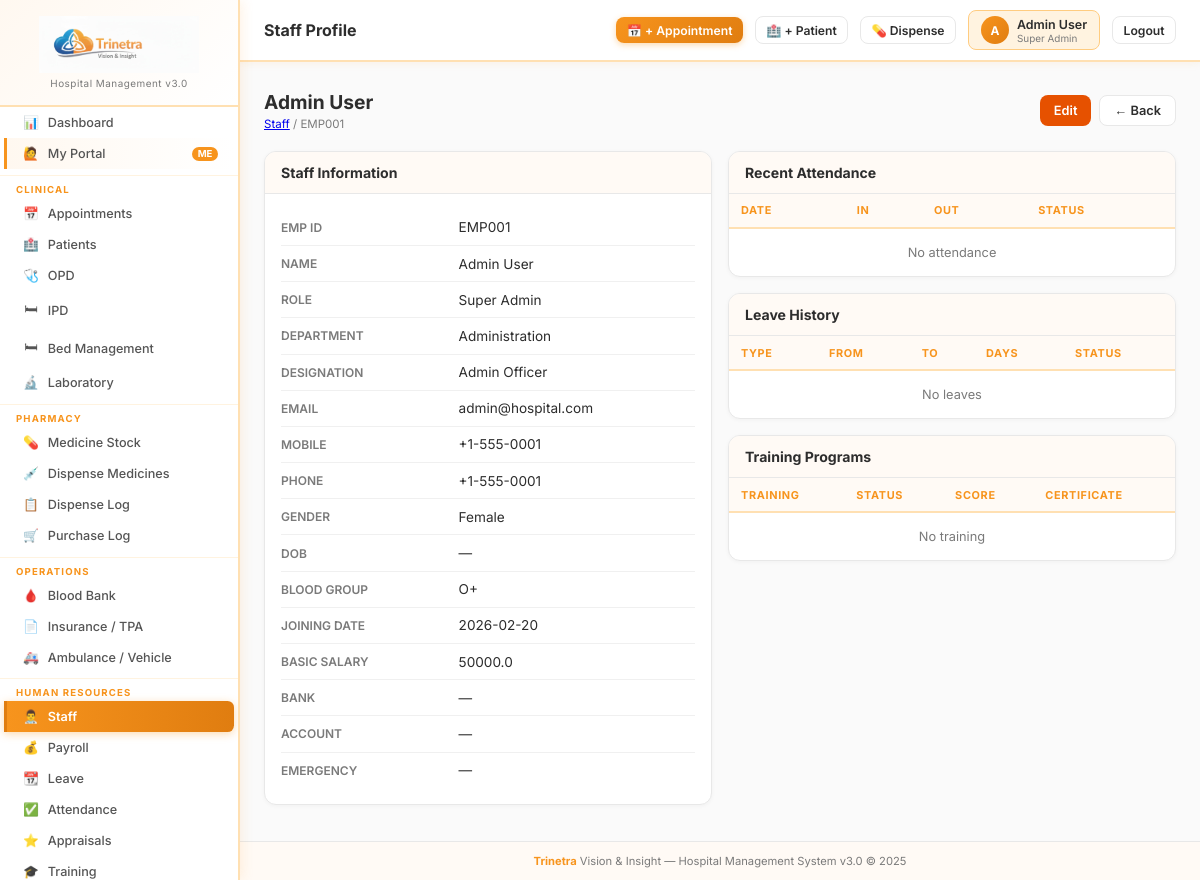
/staff/1/view (signed in), run on the app's committed database.
### tables this page shows
CREATE TABLE roles (
    id INTEGER PRIMARY KEY AUTOINCREMENT, name TEXT NOT NULL UNIQUE,
    description TEXT DEFAULT '', is_active INTEGER DEFAULT 1
);

CREATE TABLE staff (
    id INTEGER PRIMARY KEY AUTOINCREMENT, employee_id TEXT UNIQUE,
    name TEXT NOT NULL, surname TEXT DEFAULT '', email TEXT UNIQUE,
    password TEXT DEFAULT '', phone TEXT DEFAULT '', mobileno TEXT DEFAULT '',
    gender TEXT DEFAULT '', dob TEXT DEFAULT '', blood_group TEXT DEFAULT '',
    date_of_joining TEXT DEFAULT '', address TEXT DEFAULT '',
    department INTEGER DEFAULT 0, designation INTEGER DEFAULT 0,
    qualification TEXT DEFAULT '', experience TEXT DEFAULT '',
    basic_salary REAL DEFAULT 0, bank_name TEXT DEFAULT '',
    bank_account TEXT DEFAULT '', emergency_contact TEXT DEFAULT '',
    note TEXT DEFAULT '', is_active INTEGER DEFAULT 1,
    created_at TEXT DEFAULT CURRENT_TIMESTAMP,
    FOREIGN KEY (department) REFERENCES department(id)
);

CREATE TABLE department (
    id INTEGER PRIMARY KEY AUTOINCREMENT, department_name TEXT NOT NULL,
    description TEXT DEFAULT '', is_active INTEGER DEFAULT 1
);

CREATE TABLE staff_designation (
    id INTEGER PRIMARY KEY AUTOINCREMENT, designation TEXT NOT NULL
);

### app.py (the view)
@app.route('/staff/<int:sid>/view')
@perm_required('staff','view')
def staff_view(sid):
    member = qdb("""SELECT staff.*,roles.name as role_name,department.department_name,staff_designation.designation as designation_name
        FROM staff LEFT JOIN staff_roles ON staff_roles.staff_id=staff.id
        LEFT JOIN roles ON roles.id=staff_roles.role_id
        LEFT JOIN department ON department.id=staff.department
        LEFT JOIN staff_designation ON staff_designation.id=staff.designation
        WHERE staff.id=?""", (sid,), one=True)
    if not member: abort(404)
    attendance  = qdb("SELECT * FROM attendance WHERE staff_id=? ORDER BY date DESC LIMIT 30", (sid,))
    leaves      = qdb("SELECT leave_applications.*,leave_types.name as leave_name FROM leave_applications JOIN leave_types ON leave_types.id=leave_applications.leave_type_id WHERE staff_id=? ORDER BY id DESC", (sid,))
    appraisals  = qdb("SELECT * FROM performance_appraisal WHERE staff_id=? ORDER BY id DESC", (sid,))
    trainings   = qdb("SELECT training.*,training_participants.status as enroll_status,training_participants.score FROM training JOIN training_participants ON training_participants.training_id=training.id WHERE training_participants.staff_id=?", (sid,))
    payrolls    = qdb("SELECT * FROM payroll WHERE staff_id=? ORDER BY year DESC,id DESC LIMIT 12", (sid,))
    return render_template('staff/view.html', member=dict(member), attendance=attendance, leaves=leaves, appraisals=appraisals, trainings=trainings, payrolls=payrolls)

### app.py (called while the page is built)
def get_db():
    db = getattr(g, '_database', None)
    if db is None:
        db = g._database = sqlite3.connect(DATABASE)
        db.row_factory = sqlite3.Row
        db.execute("PRAGMA foreign_keys = ON")
    return db

@app.teardown_appcontext
def close_connection(exception):
    db = getattr(g, '_database', None)
    if db is not None: db.close()

def qdb(query, args=(), one=False):
    cur = get_db().execute(query, args)
    rv = cur.fetchall()
    return (rv[0] if rv else None) if one else rv

def get_user(): return session.get('hospitaladmin', {})

def get_user_permissions():
    user = get_user()
    if not user: return {}
    if user.get('roles') == 'Super Admin':
        return {m: {'view':True,'add':True,'edit':True,'delete':True} for m in ALL_MODULES}
    role_id = user.get('role_id', 0)
    rows = qdb("SELECT module,can_view,can_add,can_edit,can_delete FROM role_permissions WHERE role_id=?", (role_id,))
    return {r['module']: {'view':bool(r['can_view']),'add':bool(r['can_add']),'edit':bool(r['can_edit']),'delete':bool(r['can_delete'])} for r in rows}

def perm_required(module, action='view'):
    def decorator(f):
        @wraps(f)
        def decorated(*args, **kwargs):
            if 'hospitaladmin' not in session:
                return redirect(url_for('login'))
            user = get_user()
            if user.get('roles') == 'Super Admin':
                return f(*args, **kwargs)
            perms = get_user_permissions()
            if not perms.get(module, {}).get(action):
                flash(f'Access denied: {action} permission required for {module}.', 'danger')
                return redirect(url_for('dashboard'))
            return f(*args, **kwargs)
        return decorated
    return decorator

@app.context_processor
def inject_globals():
    user = get_user()
    perms = get_user_permissions() if user else {}
    settings = {}
    if user:
        try:
            rows = qdb("SELECT name,value FROM sch_settings")
            settings = {r['name']: r['value'] for r in rows}
        except: pass
    return dict(current_user=type('U', (), user)() if user else None,
                user_perms=perms, settings=settings,
                ALL_MODULES=ALL_MODULES)

### templates/staff/view.html
{% extends 'base.html' %}{% block title %}Staff Profile{% endblock %}{% block page_title %}Staff Profile{% endblock %}{% block content %}
<div class="page-header"><div><h1>{{ member.name }} {{ member.surname }}</h1><div class="breadcrumb"><a href="{{ url_for('staff_list') }}">Staff</a> / {{ member.employee_id }}</div></div>
  <div class="flex gap-2">{% if user_perms.get('staff',{}).get('edit') %}<a href="{{ url_for('staff_edit',sid=member.id) }}" class="btn btn-warning">Edit</a>{% endif %}<a href="{{ url_for('staff_list') }}" class="btn btn-secondary">← Back</a></div>
</div>
<div class="grid-2">
<div class="card"><div class="card-header"><h3>Staff Information</h3></div><div class="card-body">
  <table style="width:100%;font-size:.85rem;">
    {% for label,val in [('Emp ID',member.employee_id),('Name',member.name+' '+member.surname),('Role',member.role_name),('Department',member.department_name),('Designation',member.designation_name),('Email',member.email),('Mobile',member.mobileno),('Phone',member.phone),('Gender',member.gender),('DOB',member.dob),('Blood Group',member.blood_group),('Joining Date',member.date_of_joining),('Basic Salary',member.basic_salary),('Bank',member.bank_name),('Account',member.bank_account),('Emergency',member.emergency_contact)] %}
    <tr><td style="padding:.35rem 0;color:var(--muted);width:40%;font-size:.75rem;font-weight:600;text-transform:uppercase;">{{ label }}</td><td>{{ val or '—' }}</td></tr>{% endfor %}
  </table>
</div></div>
<div>
  <div class="card"><div class="card-header"><h3>Recent Attendance</h3></div><div class="card-body p-0">
    <table><thead><tr><th>Date</th><th>In</th><th>Out</th><th>Status</th></tr></thead>
    <tbody>{% for a in attendance[:7] %}<tr><td>{{ a.date }}</td><td>{{ a.time_in }}</td><td>{{ a.time_out }}</td>
    <td>{% if a.status=='present' %}<span class="badge badge-success">Present</span>{% elif a.status=='absent' %}<span class="badge badge-danger">Absent</span>{% elif a.status=='late' %}<span class="badge badge-warning">Late</span>{% else %}<span class="badge badge-secondary">{{ a.status }}</span>{% endif %}</td>
    </tr>{% else %}<tr><td colspan="4" class="text-center text-muted" style="padding:1rem">No attendance</td></tr>{% endfor %}</tbody></table>
  </div></div>
  <div class="card"><div class="card-header"><h3>Leave History</h3></div><div class="card-body p-0">
    <table><thead><tr><th>Type</th><th>From</th><th>To</th><th>Days</th><th>Status</th></tr></thead>
    <tbody>{% for l in leaves %}<tr><td>{{ l.leave_name }}</td><td>{{ l.from_date }}</td><td>{{ l.to_date }}</td><td>{{ l.total_days }}</td>
    <td>{% if l.status=='approved' %}<span class="badge badge-success">Approved</span>{% elif l.status=='rejected' %}<span class="badge badge-danger">Rejected</span>{% else %}<span class="badge badge-warning">Pending</span>{% endif %}</td>
    </tr>{% else %}<tr><td colspan="5" class="text-center text-muted" style="padding:1rem">No leaves</td></tr>{% endfor %}</tbody></table>
  </div></div>
  <div class="card"><div class="card-header"><h3>Training Programs</h3></div><div class="card-body p-0">
    <table><thead><tr><th>Training</th><th>Status</th><th>Score</th><th>Certificate</th></tr></thead>
    <tbody>{% for t in trainings %}<tr><td>{{ t.title }}</td>
    <td>{% if t.enroll_status=='completed' %}<span class="badge badge-success">Completed</span>{% else %}<span class="badge badge-info">Enrolled</span>{% endif %}</td>
    <td>{{ t.score or "—" }}</td><td>{% if t.certificate_issued %}<span class="badge badge-success">✓ Issued</span>{% else %}—{% endif %}</td>
    </tr>{% else %}<tr><td colspan="4" class="text-center text-muted" style="padding:1rem">No training</td></tr>{% endfor %}</tbody></table>
  </div></div>
</div>
</div>{% endblock %}

### templates/base.html (shortened to what this page needs)
<!DOCTYPE html>
<html lang="en">
<head>
</head>
<body>
{% if current_user %}
<nav class="sidebar">
  <div class="sidebar-brand">
    <img alt="Trinetra Vision & Insight">
    <div class="version">Hospital Management v3.0</div>
  </div>
  {% if user_perms.get('dashboard',{}).get('view',True) %}
  <a href="{{ url_for('dashboard') }}" class="{{ 'active' if request.endpoint=='dashboard' }}"><i class="icon">📊</i>Dashboard</a>
  {% endif %}
  <a href="/my"
     class="{{ 'active' if (request.endpoint or '').startswith('my_') }}"
     style="{% if not (request.endpoint or '').startswith('my_') %}background:linear-gradient(90deg,#fff8f0,#fff);border-left:3px solid #F7941D;{% endif %}">
    <i class="icon">🙋</i>
    <span style="flex:1;">My Portal</span>
    <span style="font-size:.6rem;background:#F7941D;color:#fff;padding:.1rem .35rem;border-radius:.75rem;font-weight:700;">ME</span>
  </a>
  <div class="sidebar-section">Clinical</div>
  {% if user_perms.get('appointments',{}).get('view') %}<a href="{{ url_for('appointments') }}" class="{{ 'active' if 'appointment' in (request.endpoint or '') }}"><i class="icon">📅</i>Appointments</a>{% endif %}
  {% if user_perms.get('patients',{}).get('view') %}<a href="{{ url_for('patients') }}" class="{{ 'active' if 'patient' in (request.endpoint or '') and 'blood' not in (request.endpoint or '') }}"><i class="icon">🏥</i>Patients</a>{% endif %}
  {% if user_perms.get('opd',{}).get('view') %}<a href="{{ url_for('opd') }}" class="{{ 'active' if request.endpoint=='opd' }}"><i class="icon">🩺</i>OPD</a>{% endif %}
  {% if user_perms.get('ipd',{}).get('view') %}<a href="{{ url_for('ipd') }}" class="{{ 'active' if request.endpoint=='ipd' }}"><i class="icon">🛏</i>IPD</a>{% endif %}
  {% if user_perms.get('beds',{}).get('view') %}<a href="{{ url_for('beds') }}" class="{{ 'active' if 'bed' in (request.endpoint or '') }}"><i class="icon">🛏</i>Bed Management</a>{% endif %}
  {% if user_perms.get('lab',{}).get('view') %}<a href="{{ url_for('lab') }}" class="{{ 'active' if 'lab' in (request.endpoint or '') }}"><i class="icon">🔬</i>Laboratory</a>{% endif %}
  <div class="sidebar-section">Pharmacy</div>
  {% if user_perms.get('pharmacy',{}).get('view') %}
  <a href="{{ url_for('pharmacy_list') }}" class="{{ 'active' if request.endpoint=='pharmacy_list' }}"><i class="icon">💊</i>Medicine Stock</a>
  <a href="{{ url_for('pharmacy_dispense') }}" class="{{ 'active' if request.endpoint=='pharmacy_dispense' }}"><i class="icon">💉</i>Dispense Medicines</a>
  <a href="{{ url_for('pharmacy_dispense_all') }}" class="{{ 'active' if request.endpoint=='pharmacy_dispense_all' }}"><i class="icon">📋</i>Dispense Log</a>
  <a href="{{ url_for('pharmacy_purchases') }}" class="{{ 'active' if request.endpoint=='pharmacy_purchases' }}"><i class="icon">🛒</i>Purchase Log</a>
  {% endif %}
  <div class="sidebar-section">Operations</div>
  {% if user_perms.get('bloodbank',{}).get('view') %}<a href="{{ url_for('bloodbank') }}" class="{{ 'active' if 'bloodbank' in (request.endpoint or '') }}"><i class="icon">🩸</i>Blood Bank</a>{% endif %}
  {% if user_perms.get('insurance',{}).get('view') %}<a href="{{ url_for('insurance') }}" class="{{ 'active' if 'insurance' in (request.endpoint or '') }}"><i class="icon">📄</i>Insurance / TPA</a>{% endif %}
  {% if user_perms.get('vehicle',{}).get('view') %}<a href="{{ url_for('vehicle_list') }}" class="{{ 'active' if 'vehicle' in (request.endpoint or '') }}"><i class="icon">🚑</i>Ambulance / Vehicle</a>{% endif %}
  <div class="sidebar-section">Human Resources</div>
  {% if user_perms.get('staff',{}).get('view') %}<a href="{{ url_for('staff_list') }}" class="{{ 'active' if request.endpoint in ['staff_list','staff_view','staff_edit'] }}"><i class="icon">👨‍⚕️</i>Staff</a>{% endif %}
  {% if user_perms.get('payroll',{}).get('view') %}<a href="{{ url_for('payroll_list') }}" class="{{ 'active' if 'payroll' in (request.endpoint or '') }}"><i class="icon">💰</i>Payroll</a>{% endif %}
  {% if user_perms.get('hr_leave',{}).get('view') %}<a href="{{ url_for('hr_leave') }}" class="{{ 'active' if 'leave' in (request.endpoint or '') }}"><i class="icon">📆</i>Leave</a>{% endif %}
  {% if user_perms.get('hr_attendance',{}).get('view') %}<a href="{{ url_for('hr_attendance') }}" class="{{ 'active' if 'attendance' in (request.endpoint or '') }}"><i class="icon">✅</i>Attendance</a>{% endif %}
  {% if user_perms.get('hr_appraisal',{}).get('view') %}<a href="{{ url_for('hr_appraisal') }}" class="{{ 'active' if 'appraisal' in (request.endpoint or '') }}"><i class="icon">⭐</i>Appraisals</a>{% endif %}
  {% if user_perms.get('hr_training',{}).get('view') %}<a href="{{ url_for('hr_training') }}" class="{{ 'active' if 'training' in (request.endpoint or '') }}"><i class="icon">🎓</i>Training</a>{% endif %}
</nav>
<div class="main-wrap">
  <div class="topbar">
    <div class="topbar-left">
      <div class="topbar-title">{% block page_title %}Dashboard{% endblock %}</div>
    </div>
    <div class="topbar-right">
      {% if user_perms.get('appointments',{}).get('add') %}
      <a href="{{ url_for('appointment_add') }}" class="btn btn-primary btn-sm">📅 + Appointment</a>
      {% endif %}
      {% if user_perms.get('patients',{}).get('add') %}
      <a href="{{ url_for('patient_add') }}" class="btn btn-secondary btn-sm">🏥 + Patient</a>
      {% endif %}
      {% if user_perms.get('pharmacy',{}).get('add') %}
      <a href="{{ url_for('pharmacy_dispense') }}" class="btn btn-secondary btn-sm">💊 Dispense</a>
      {% endif %}
      <div class="user-badge">
        <div class="user-avatar">{{ current_user.username[:1].upper() if current_user else 'U' }}</div>
        <div>
          <div class="user-name">{{ current_user.username if current_user else '' }}</div>
          <div class="user-role">{{ current_user.roles if current_user else '' }}</div>
        </div>
      </div>
      <a href="{{ url_for('logout') }}" class="btn btn-secondary btn-sm">Logout</a>
    </div>
  </div>
  <div class="flash-wrap">
  </div>
  <div class="content">{% block content %}{% endblock %}</div>
  <div style="text-align:center;padding:.75rem;font-size:.7rem;color:var(--muted);border-top:1px solid var(--border);background:#fffaf5;">
    <strong style="color:var(--brand-orange);">Trinetra</strong> Vision &amp; Insight &mdash; Hospital Management System v3.0 &copy; 2025
  </div>
</div>
{% endif %}
</body>
</html>

### data on the page
roles: name "Super Admin"
staff: name "Admin", surname "User", employee_id "EMP001", label "EMP ID", employee "EMP001", label "ROLE", name "Super Admin", label "DEPARTMENT", department_name "Administration", label "DESIGNATION", designation "Admin Officer", label "EMAIL", email "admin@hospital.com", label "MOBILE", mobileno "+1-555-0001", label "PHONE", phone "+1-555-0001", label "GENDER", gender "Female", label "BLOOD GROUP", blood_group "O+", label "JOINING DATE", date_of_joining "2026-02-20", label "BASIC SALARY", basic_salary "50000.0"

### other printed values
{{ current_user.username[:1].upper() if current_user else 'U' }} "A"
{{ current_user.username if current_user else '' }} "Admin User"
{{ label }} "NAME" "DOB" "BANK" "ACCOUNT" "EMERGENCY"
{{ val or '—' }} "Admin User" "—" "—" "—" "—"
